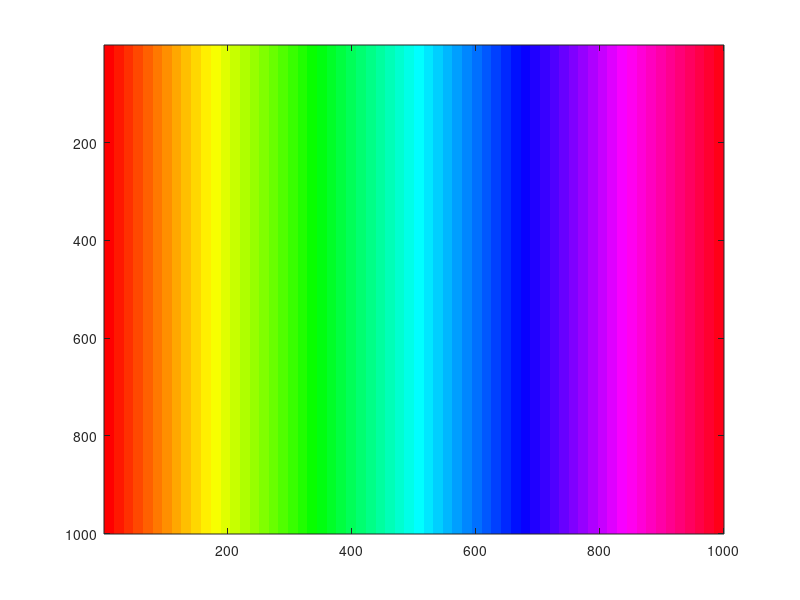

Source code (MATLAB): (Note: this script raises an error after producing the figure.)
a = repmat(1:1000, 1000,1); imagesc(a);
colors = colormap(hsv);
colors(48:end,:) = [];
k=[ .65 .18 ]; col = k(1)*coljet+k(2); set(gcf,'colormap', flipud(col));

% There was some adjustment using colormapeditor after doing this.

% so here is my last colormap. 

col = [
    0.3843    0.1804    0.8314
    0.3216    0.1804    0.8314
    0.2627    0.1804    0.8314
    0.2000    0.1804    0.8314
    0.1804    0.2196    0.8314
    0.1804    0.2784    0.8314
    0.1804    0.3412    0.8314
    0.1804    0.4039    0.8314
    0.1804    0.4627    0.8314
    0.1804    0.5255    0.8314
    0.1804    0.5843    0.8314
    0.1804    0.6471    0.8314
    0.1804    0.6824    0.8314
    0.1804    0.7137    0.8314
    0.1804    0.7490    0.8314
    0.1804    0.7843    0.8314
    0.1804    0.8078    0.8314
    0.1804    0.8314    0.8314
    0.1804    0.8314    0.7059
    0.1804    0.8314    0.6471
    0.1804    0.8314    0.5843
    0.1804    0.8314    0.4627
    0.1804    0.8314    0.3412
    0.1804    0.8314    0.2196
    0.2627    0.8314    0.1804
    0.3843    0.8314    0.1804
    0.5059    0.8314    0.1804
    0.5725    0.8314    0.1804
    0.6392    0.8314    0.1804
    0.7059    0.8314    0.1804
    0.7725    0.8314    0.1804
    0.8157    0.8314    0.1804
    0.8314    0.8000    0.1804
    0.8314    0.7569    0.1804
    0.8314    0.7098    0.1804
    0.8314    0.6667    0.1804
    0.8314    0.6235    0.1804
    0.8314    0.5765    0.1804
    0.8314    0.5333    0.1804
    0.8314    0.4902    0.1804
    0.8314    0.4471    0.1804
    0.8314    0.4000    0.1804
    0.8314    0.3569    0.1804
    0.8314    0.3137    0.1804
    0.8314    0.2706    0.1804
    0.8314    0.2235    0.1804
    0.8314    0.1804    0.1804];

%% colors optimized for color-blind individuals (Wong, 2011, Nature Methods)

% colormap_blind_wani

cols_blind_8_names = {'1_Black', '2_Orange', '3_Sky blue', '4_Bluish green', '5_Yellow', '6_Blue', '7_Vermillion', '8_Reddish purple'}';
cols_blind_maps = [0 0 0; 230 159 0; 86 180 233; 0 158 115; 240 228 66; 0 114 178; 213 94 0; 204 121 167]/255;

save colormap_blind_wani cols_blind_8_names cols_blind_maps;


%% from http://colorbrewer2.org/index.php?type=diverging&scheme=RdYlBu&n=6

col6_from_colorbrewer = [
215 48 39
252 141 89
254 224 144
224 243 248
145 191 219
69 117 180] / 255;
col6_from_colorbrewer = flipud(col6_from_colorbrewer);

col11_from_colorbrewer = ...
    [158 1 66; 213 62 79; 244 109 67; 
    253 174 97; 254 224 139; 255 255 191; 
    230 245 152; 171 221 164; 102 194 165;
    50 136 189; 94 79 162]/255;
col11_from_colorbrewer = flipud(col11_from_colorbrewer);

save colormap_colorbrewer_wani col6_from_colorbrewer col11_from_colorbrewer;